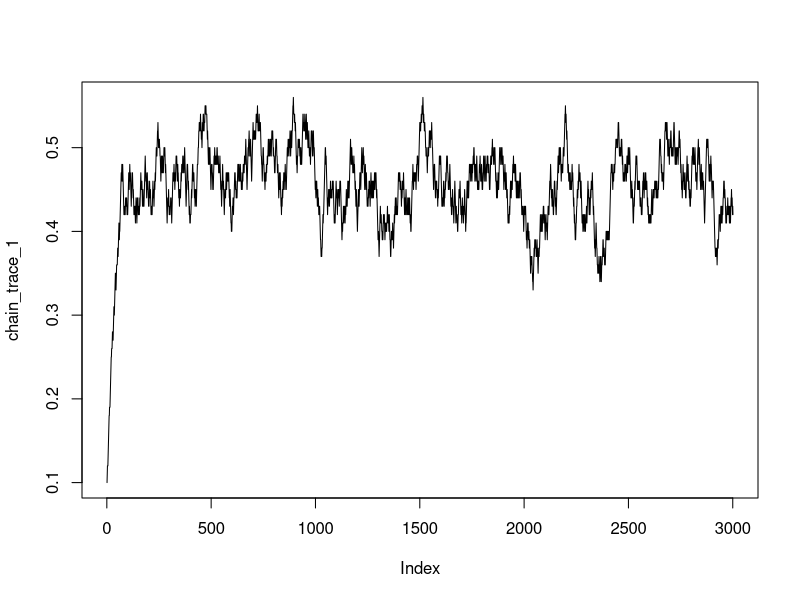
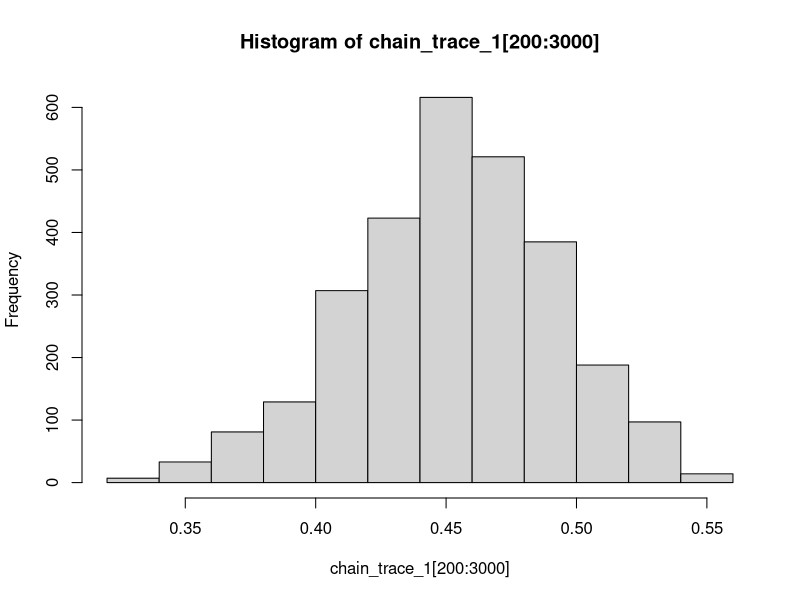
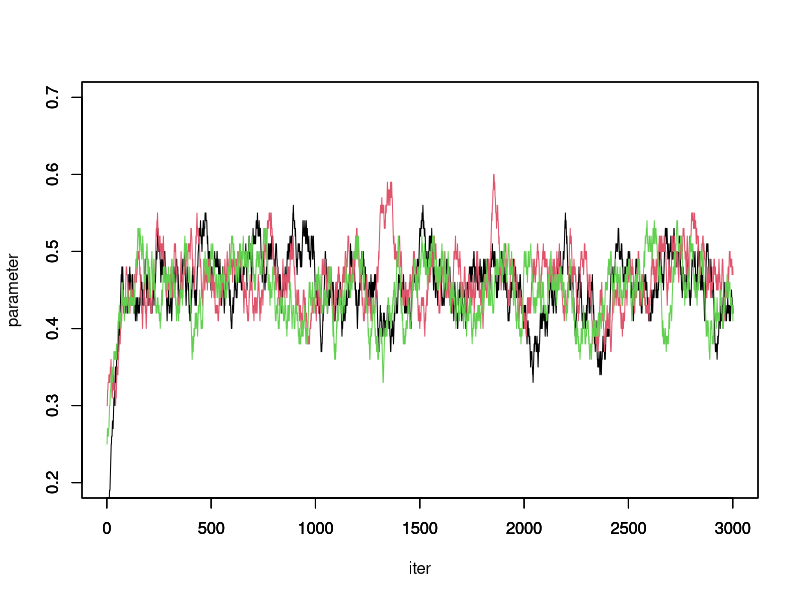

Write R code to recreate these figures, in order.
data <- c(4,3,4,5,5,2,3,1,4,0,1,5,5,6,5,4,4,5,3,4)
data
q_area <- seq(0.1,0.99,0.01)
q_area
sample(q_area,1)
coin <- c(0.01,-0.01)
sample(coin,1)
logL <- function(m) sum(dbinom(data,size=8,prob=m, log=TRUE))
logL(0.30)

MHM <- function(iter){
  param_vec <- c()
  init_q <- sample(q_area,1)
  param_vec <- append(param_vec,init_q)
  for (n in 1:iter){
    q_new <- param_vec[n] + sample(coin,1)
    if (logL(param_vec[n]) < logL(q_new)){
    param_vec <- append(param_vec,q_new)
    }
    else{
      r <- exp(logL(q_new)-logL(param_vec[n]))
      HorT <- sample(c(1,0),size=1,prob=c(r,1-r))
      if (HorT == T){param_vec <- append(param_vec, q_new)}
      else{param_vec <- append(param_vec, param_vec[n])}
    }
  }
  return(param_vec)
}
chain_trace_1 <- MHM(3000)
plot(chain_trace_1,type='l')
hist(chain_trace_1[200:3000])

trace_2 <- MHM(3000)
trace_3 <- MHM(3000)
plot(chain_trace_1,type='l',ylim=c(0.2,0.7),xlab='iter',ylab='parameter' )
par(new=TRUE)
plot(trace_2,type='l',col=2,ylim=c(0.2,0.7),xlab='',ylab='')
par(new=TRUE)
plot(trace_3,type='l',col=3,ylim=c(0.2,0.7),xlab='',ylab='')
